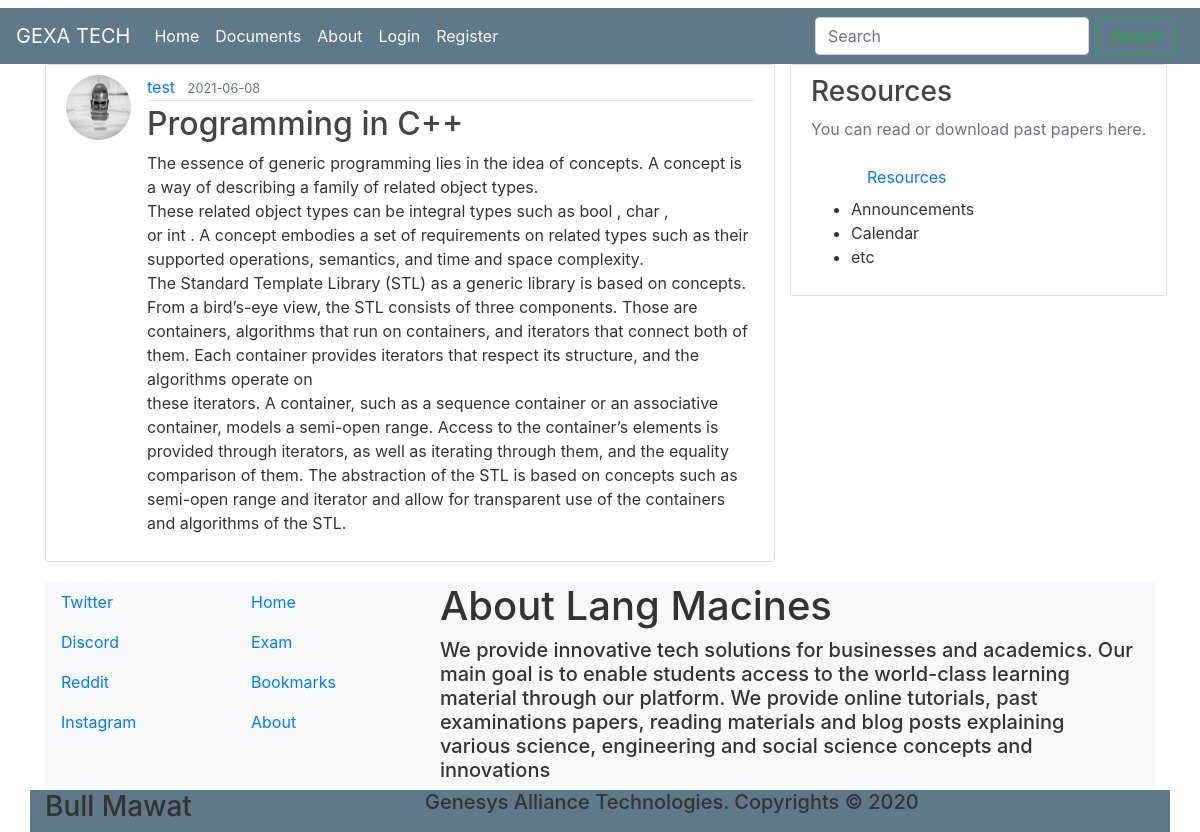
The page /post/5 on the database its author committed.
### blog/models.py (models this page shows, shortened)
class User(db.Model, UserMixin):
    id = db.Column(db.Integer, primary_key=True)
    username = db.Column(db.String(20), unique=True, nullable=False)
    email = db.Column(db.String(50), unique=True, nullable=False)
    image_file = db.Column(db.String(20), nullable=False, default='default2.jpg')
    password = db.Column(db.String(60), nullable=False)
    posts = db.relationship('Post', backref='author', lazy=True)
    uploads = db.relationship('Upload', backref='author', lazy=True)

class Post(db.Model):
    id = db.Column(db.Integer, primary_key=True)
    title = db.Column(db.String(100), nullable=False)
    date_posted = db.Column(db.DateTime, nullable=False, default=datetime.utcnow)
    content = db.Column(db.Text, nullable=False)
    user_id = db.Column(db.Integer, db.ForeignKey('user.id'), nullable=False)

### blog/posts/routes.py (the view)
@posts.route("/post/<post_id>", methods=["GET", "POST"])
def post(post_id):
    post = Post.query.get_or_404(post_id)
    return render_template("post.html", title=post.title, post=post)

### blog/templates/post.html (shortened to what this page needs)
{% extends "layout.html" %}
{% block content%}
  <article class="media content-section">
    <img src="{{ url_for('static', filename='profile_pics/' + post.author.image_file)}}"
    alt="" class="rounded-circle article-img">
    <div class="media-body">
      <div class="article-metadata">
        <a href="{{ url_for('posts.user_posts', username=post.author.username) }}" class="mr-2">{{ post.author.username }}</a>
        <small class="text-muted">
          {{ post.date_posted.strftime('%Y-%m-%d') }}
        </small>
      </div>
      <h2 class="article-title">{{ post.title }}</h2>
      <p class="article-content">{{ post.content }}</p>
    </div>
  </article>
{% endblock content%}

### blog/static/main.css (style rules this page uses)
body { background: #FFFFFF; color: #333333; margin-top: .5rem; }
h1, h2, h3, h4, h5, h6 { color: #444444; }
.content-section { background: #FFFFFF; padding: 10px 20px; border: 1px solid #DDDDDD; border-radius: 3px; margin-bottom: 20px; }
.article-title { color: #444444; }
.article-content { white-space: pre-line; }
.article-img { height: 65px; width: 65px; margin-right: 16px; }
.article-metadata { padding-bottom: 1px; margin-bottom: 4px; border-bottom: 1px solid #E3E3E3; color: #333; text-decoration: none; }

### rows shown on the page
User: image_file (placeholder picture), author.username "test"
Post: date_posted "2021-06-08", title "Programming in C++", content "The essence of generic programming lies in the idea of concepts. A concept is a way of describing a family of related object types. These related object types can be integral types such as bool , char , or int . A concept embodies a set of requirements on related types such as their supported operations, semantics, and time and space complexity. The Standard Template Library (STL) as a generic library is based on concepts. From a bird’s-eye view, the STL consists of three components. Those are containers, algorithms that run on containers, and iterators that connect both of them. Each container provides iterators that respect its structure, and the algorithms operate on these iterators. A…"
